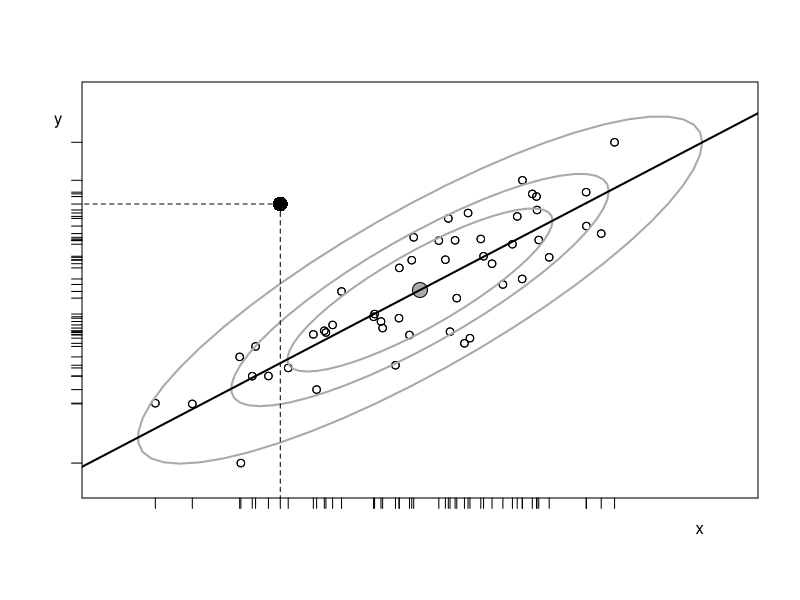
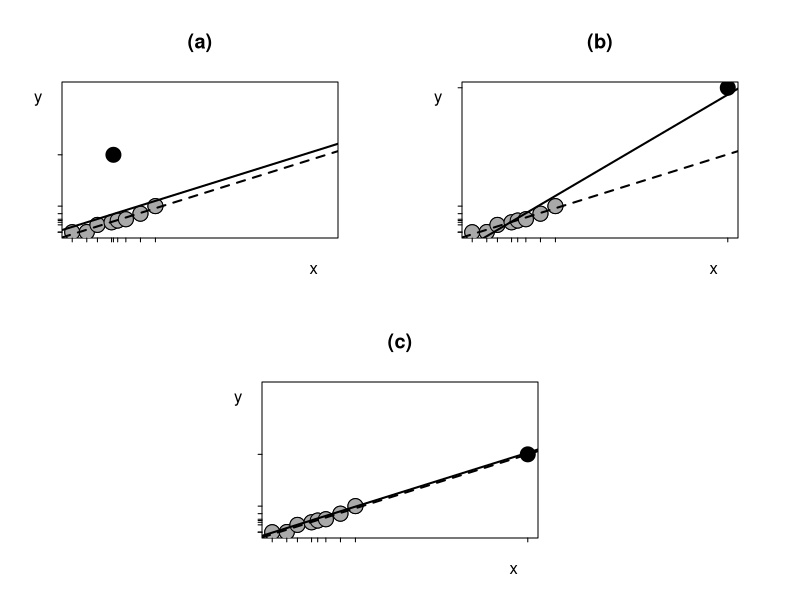
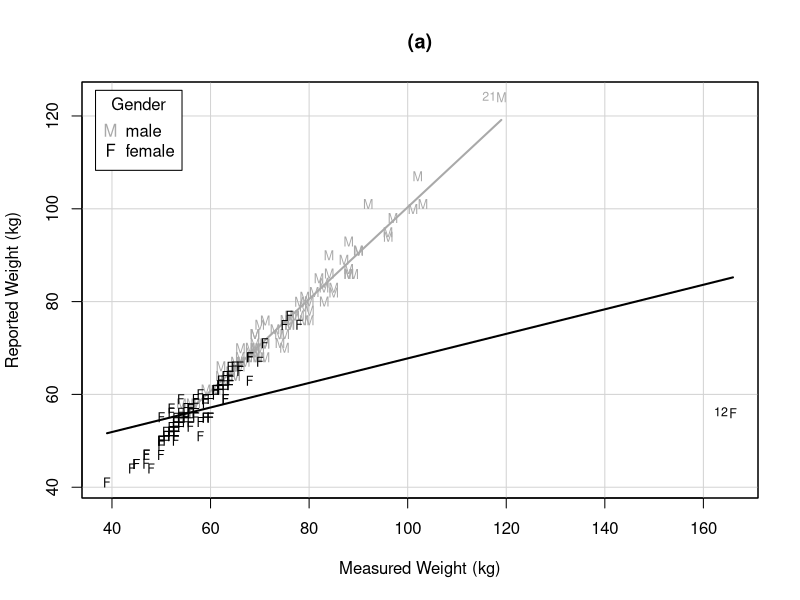
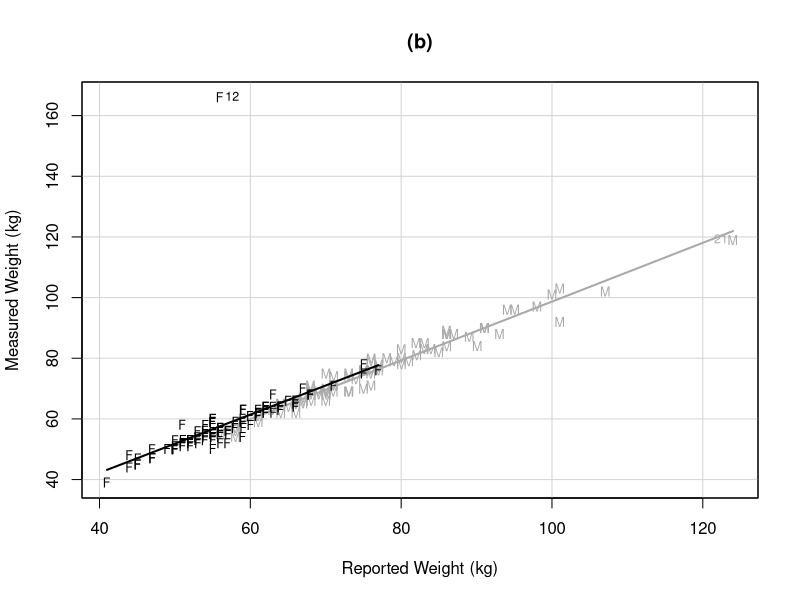
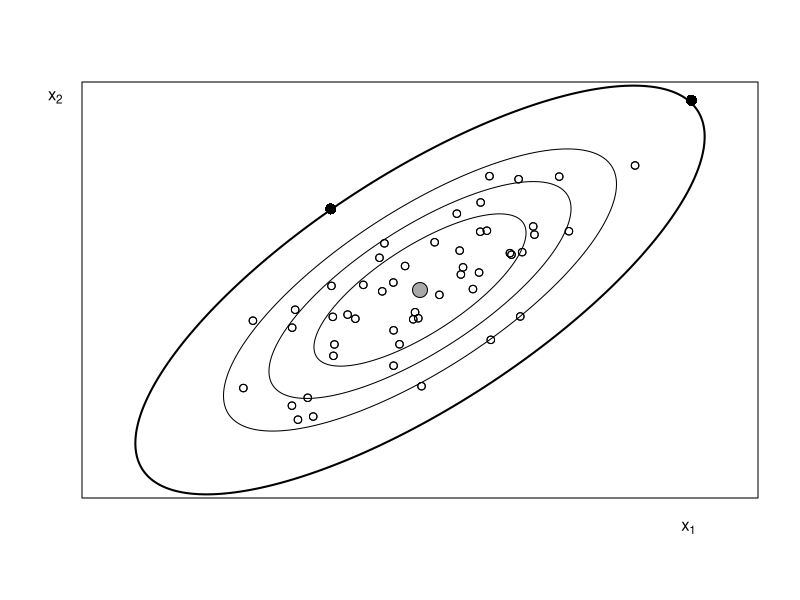
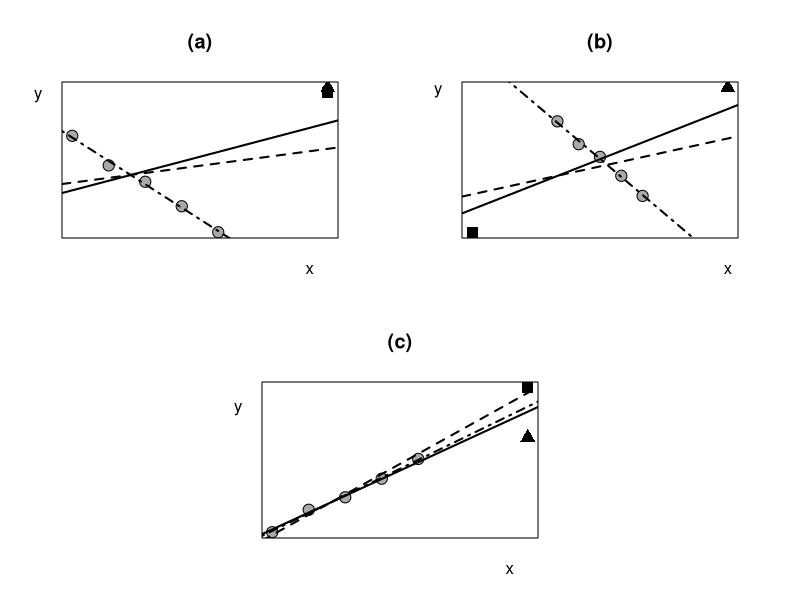
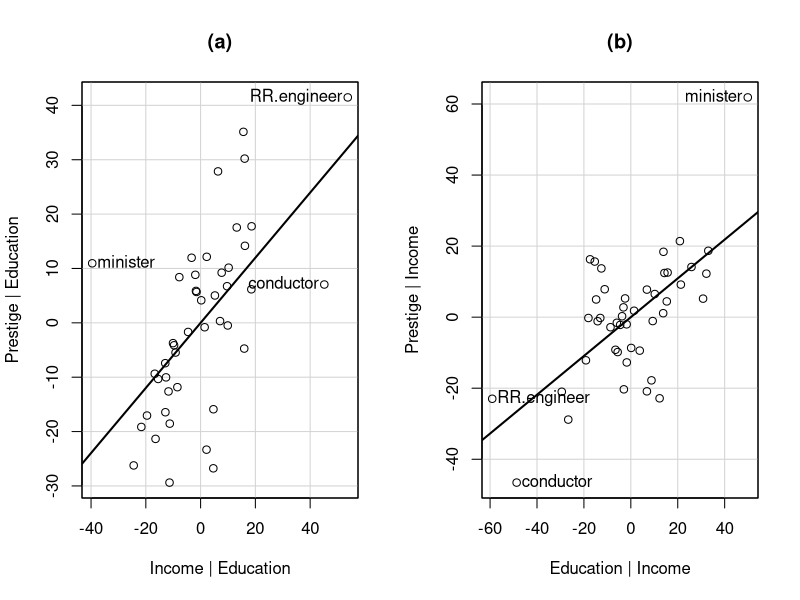
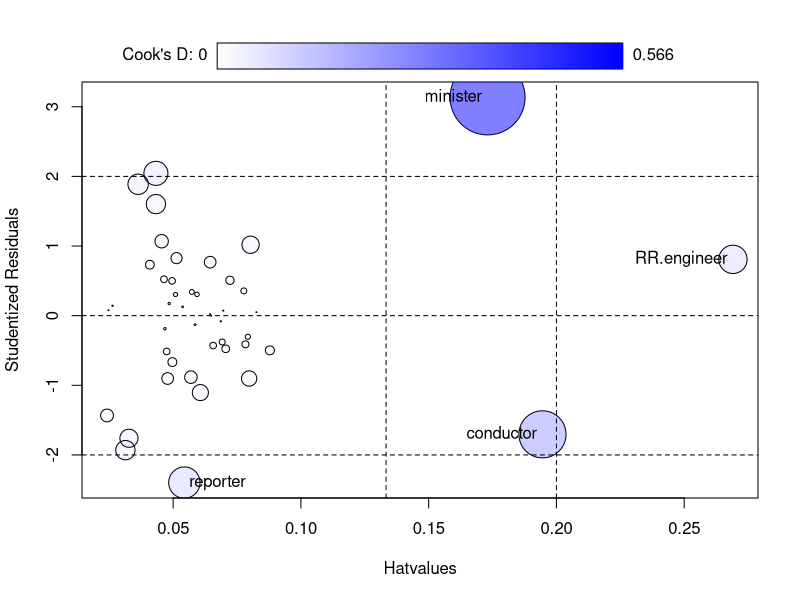

Write R code to recreate these figures, in order.
# Regression Diagnostics, 2nd Edition
# John Fox
# last modified: 2019-06-18

# R script for Ch. 4

# Fig 4.1: regression outlier

library(MASS)
library(car)
set.seed(1468) # for reproducibility
x <- mvrnorm(50, mu=c(0, 0), Sigma=matrix(c(1, .85, .85, 1), 2, 2), 
             empirical=TRUE)
colnames(x) <- c("x", "y")

plot(x, xlab="", ylab="", axes=FALSE, xlim=c(-2.8, 2.8), ylim=c(-2.8, 2.8))
dataEllipse(x, level=c(.50, .75, .95), add=TRUE, col=c("black", "darkgray"), 
            lwd=2)
points(mean(x[, 1]), mean(x[, 2]), pch=16, col="darkgray", cex=2)
points(mean(x[, 1]), mean(x[, 2]), cex=2)
box()
abline(lm(x[, 2] ~ x[, 1]), lwd=2)
points(-1.25, 1.25, pch=16, cex=2)
lines(c(-3, -1.25), c(1.25, 1.25), lty=2)
lines(c(-1.25, -1.25), c(1.25, -4), lty=2)
mtext(side=1, text="x", at=2.5, line=1)
mtext(side=2, text="y", at=2.5, line=1, las=1)
rug(c(x[, 1], -1.25), ticksize=-0.025, side=1, lwd=1)
rug(c(x[, 2], 1.25), ticksize=-0.025, side=2, lwd=1)


# Fig 4.2: outliers, leverage influence

set.seed(12345)
x <- seq(3, 6, length=8)
x <- x + runif(8, -0.25, 0.25)
y <- 0.5*x + rnorm(8, sd=0.1)

x1 <- c(x, mean(x))
m <- lm(y ~ x)
b <- coef(m)
y1 <- c(y, b[1] + b[2]*mean(x) + 4)

x2 <- c(x, 12)
y2 <- c(y, b[1] + b[2]*12 + 4)

x3 <- c(x, 12)
y3 <- c(y, b[1] + b[2]*12)

xlim <- range(c(x1, x2, x3))
ylim <- range(c(y1, y2, y3))

par <- par(mar=c(3.1, 3.1, 4.1, 3.1))

par(fig=c(0, .5, .5, 1)) # top-left panel
plot(x1, y1, axes=FALSE, frame=TRUE, xlab="", ylab="", main="(a)", cex=2,
     xlim=xlim, ylim=ylim)
mtext(side=1, text="x", at=xlim[2] - 0.5, line=1)
mtext(side=2, text="y", at=ylim[2] - 0.5, line=1, las=1)
points(x1[9], y1[9], pch=16, cex=2)
points(x1[1:8], y1[1:8], pch=21, cex=2, bg="darkgray")
abline(lm(y1 ~ x1, subset=1:8), lty=2, lwd=2)
abline(lm(y1 ~ x1), lty=1, lwd=2)
rug(x1, side=1, ticksize=-0.025, lwd=1)
rug(y1, side=2, ticksize=-0.025, lwd=1)

par(fig=c(.5, 1, .5, 1)) # top-right panel
par(new=TRUE)
plot(x2, y2, axes=FALSE, frame=TRUE, xlab="", ylab="", main="(b)", cex=2,
     xlim=xlim, ylim=ylim)
mtext(side=1, text="x", at=xlim[2] - 0.5, line=1)
mtext(side=2, text="y", at=ylim[2] - 0.5, line=1, las=1)
points(x2[9], y2[9], pch=16, cex=2)
points(x2[1:8], y2[1:8], pch=21, cex=2, bg="darkgray")
abline(lm(y2 ~ x2, subset=1:8), lty=2, lwd=2)
abline(lm(y2 ~ x2), lty=1, lwd=2)
rug(x2, side=1, ticksize=-0.025, lwd=1)
rug(y2, side=2, ticksize=-0.025, lwd=1)

par(fig=c(.25, .75, 0, .5)) # bottom panel
par(new=TRUE)
plot(x3, y3, axes=FALSE, frame=TRUE, xlab="", ylab="", main="(c)", cex=2,
     xlim=xlim, ylim=ylim)
mtext(side=1, text="x", at=xlim[2] - 0.5, line=1)
mtext(side=2, text="y", at=ylim[2] - 0.5, line=1, las=1)
points(x3[9], y3[9], pch=16, cex=2)
points(x3[1:8], y3[1:8], pch=21, cex=2, bg="darkgray")
abline(lm(y3 ~ x3, subset=1:8), lty=2, lwd=2)
b3 <- coef(lm(y3 ~ x3))
abline(b3[1] + 0.1, b3[2], lty=1, lwd=2)
rug(x3, side=1, ticksize=-0.025, lwd=1)
rug(y3, side=2, ticksize=-0.025, lwd=1)

par(par) # restore graphical parameters

# Fig. 4.3 : measured and reported weight

Davis <- read.table("Davis.txt", header=TRUE) 
  # assumes that Davis.txt is in the current directory, adjust as necessary

  # reorder levels of gender:
Davis$gender <- factor(Davis$gender, levels=c("male", "female"))

scatterplot(repwt ~ weight | gender, data=Davis, xlab="Measured Weight (kg)", 
            ylab="Reported Weight (kg)",
            smooth=FALSE, main="(a)", col=c("darkgray", "black"), 
            pch=c("M", "F"), cex=0.75, jitter=list(x=0.3, y=0.3),
            legend=list(title="Gender", inset=0.02, coords="topleft"), 
            id=list(n=1, cex=0.75))

scatterplot(weight ~ repwt | gender, data=Davis, ylab="Measured Weight (kg)", 
            xlab="Reported Weight (kg)",
            smooth=FALSE, main="(b)", col=c("darkgray", "black"), 
            pch=c("M", "F"), cex=0.75, jitter=list(x=0.3, y=0.3),
            legend=FALSE, id=list(n=1, cex=0.75))

# Davis's regressions

  # of reported weight on measured weight and gender
S(mod.1 <- lm(repwt ~ weight*gender, data=Davis))

  # of measured weight on reported weight and gender
S(lm(weight ~ repwt*gender, data=Davis))

  # with corrected data
Davis2 <- Davis
Davis2[12, c("weight", "height")] <- Davis2[12, c("height", "weight")]
S(lm(repwt ~ weight*gender, data=Davis2))

# Fig. 4.4: contours of constant leverage

set.seed(54321) # for reproducibility
x <- mvrnorm(50, mu=c(0, 0), Sigma=matrix(c(1, .75, .75, 1), 2, 2), 
             empirical=TRUE)
dataEllipse(x, xlim=c(-3.5, 3.5), ylim=c(-3, 3), levels=c(0.5, 0.75, 0.9), 
            center.pch="",
            col=c("black", "black"), segments=500, xlab="", ylab="", 
            axes=FALSE, lwd=1, grid=FALSE)
dataEllipse(x, xlim=c(-3.5, 3.5), ylim=c(-3, 3), levels=0.99, center.pch="",
            col=c("black", "black"), segments=500, xlab="", ylab="", 
            axes=FALSE, lwd=2, add=TRUE, grid=FALSE)
  # warnings are innocouous
points(x=c(3.0355569, -0.9980941), y=c(2.955924, 1.263335), pch=16, cex=1.5)
points(x=mean(x[, 1]), y=mean(x[, 2]), pch=21, cex=2, bg="darkgray")
mtext(side=1, text=expression(x[1]), at=3, line=1)
mtext(side=2, text=expression(x[2]), at=3, line=1, las=1)
box()

# various diagnostic statistics for Davis's regression

S(mod.1)
max(hatvalues(mod.1))
which.max(hatvalues(mod.1))
outlierTest(mod.1)
max(cooks.distance(mod.1))
which.max(cooks.distance(mod.1))
dffits(mod.1)[12]
which.max(abs(dffits(mod.1)))
round(dfbeta(mod.1)[12, ], 5)
round(dfbetas(mod.1)[12, ], 5)

# Fig. 4.5: joint influence

par <- par(mar=c(3.1, 3.1, 4.1, 3.1))

set.seed(543)
x <- 1:5
y <- -x + rnorm(5, 0, 0.5)

par(fig=c(0, .5, .5, 1)) # top-left panel
x1 <- c(x, 8, 8)
y1 <- c(y, 2, 2.25)
plot(x1, y1, pch=c(rep(21, 5), 15, 17), cex=c(rep(1.5, 5), 1.5, 1.5),
     axes=FALSE, xlab="", ylab="", frame=TRUE, bg="darkgray", main="(a)")
mtext(side=1, text="x", at=7.5, line=1)
mtext(side=2, text="y", at=2, line=1, las=1)
abline(lm(y1 ~ x1, subset=1:5), lty="dotdash", lwd=2)
abline(lm(y1 ~ x1), lwd=2)
abline(lm(y1 ~ x1, subset=1:6), lwd=2, lty="dashed")

par(fig=c(.5, 1, .5, 1)) # top-right panel
par(new=TRUE)
x2 <- c(x, -3, 9)
y2 <- c(y, -8, 2)
plot(x2, y2, pch=c(rep(21, 5), 15, 17), cex=c(rep(1.5, 5), 1.5, 1.5),
     axes=FALSE, xlab="", ylab="", frame=TRUE, bg="darkgray", main="(b)")
mtext(side=1, text="x", at=9, line=1)
mtext(side=2, text="y", at=2, line=1, las=1)
abline(lm(y2 ~ x2, subset=1:5), lty="dotdash", lwd=2)
abline(lm(y2 ~ x2), lwd=2)
abline(lm(y2 ~ x2, subset=1:6), lwd=2, lty="dashed")

par(fig=c(.25, .75, 0, .5)) # bottom panel
par(new=TRUE)
x3 <- c(x, 8, 8)
y3 <- c(-y, 10.5, 7.0)
plot(x3, y3, pch=c(rep(21, 5), 15, 17), cex=c(rep(1.5, 5), 1.5, 1.5),
     axes=FALSE, xlab="", ylab="", frame=TRUE, bg="darkgray", main="(c)")
mtext(side=1, text="x", at=7.5, line=1)
mtext(side=2, text="y", at=9.25, line=1, las=1)
abline(lm(y3 ~ x3, subset=1:5), lty="dotdash", lwd=2)
abline(lm(y3 ~ x3), lwd=2)
abline(lm(y3 ~ x3, subset=1:6), lwd=2, lty="dashed")

par(par)

# Duncan's occupational prestige regression

Duncan <- read.table("Duncan.txt", header=TRUE)
  # assumes that Duncan.txt is in the current directory, adjust accordingly
mod.duncan <- lm(prestige ~ income + education, data=Duncan)
S(mod.duncan)

# Fig. 4.6: added-variable plots for Duncan's regression

par <- par(mfrow=c(1, 2))
avPlot(mod.duncan,"income", main="(a)", id=list(method="mahal", n=3), 
       xlab="Income | Education", ylab="Prestige | Education",
       col.lines="black")
avPlot(mod.duncan,"education", main="(b)", id=list(method="mahal", n=3), 
       xlab="Education | Income", ylab="Prestige | Income",
       col.lines="black")
par(par)

# Fig. 4.7: influence bubble plot for Duncan's regression

influencePlot(mod.duncan, xlab="Hatvalues")

# refitting Duncan's regression removing jointly influential cases

S(update(mod.duncan, subset=-c(6, 16))) # remove minister, conductor
S(update(mod.duncan, subset=-c(6, 16, 27))) # remove RR engineer too
